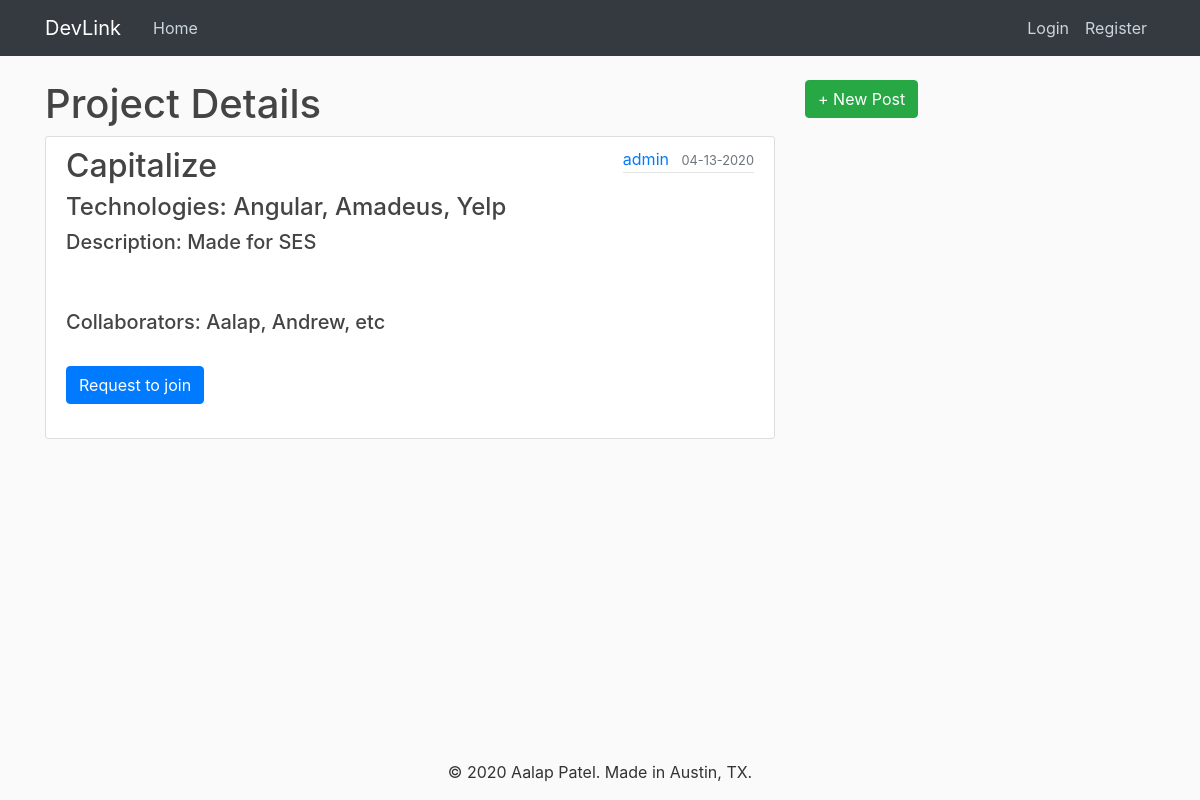
/post/1, run on an earlier commit of the app's database.
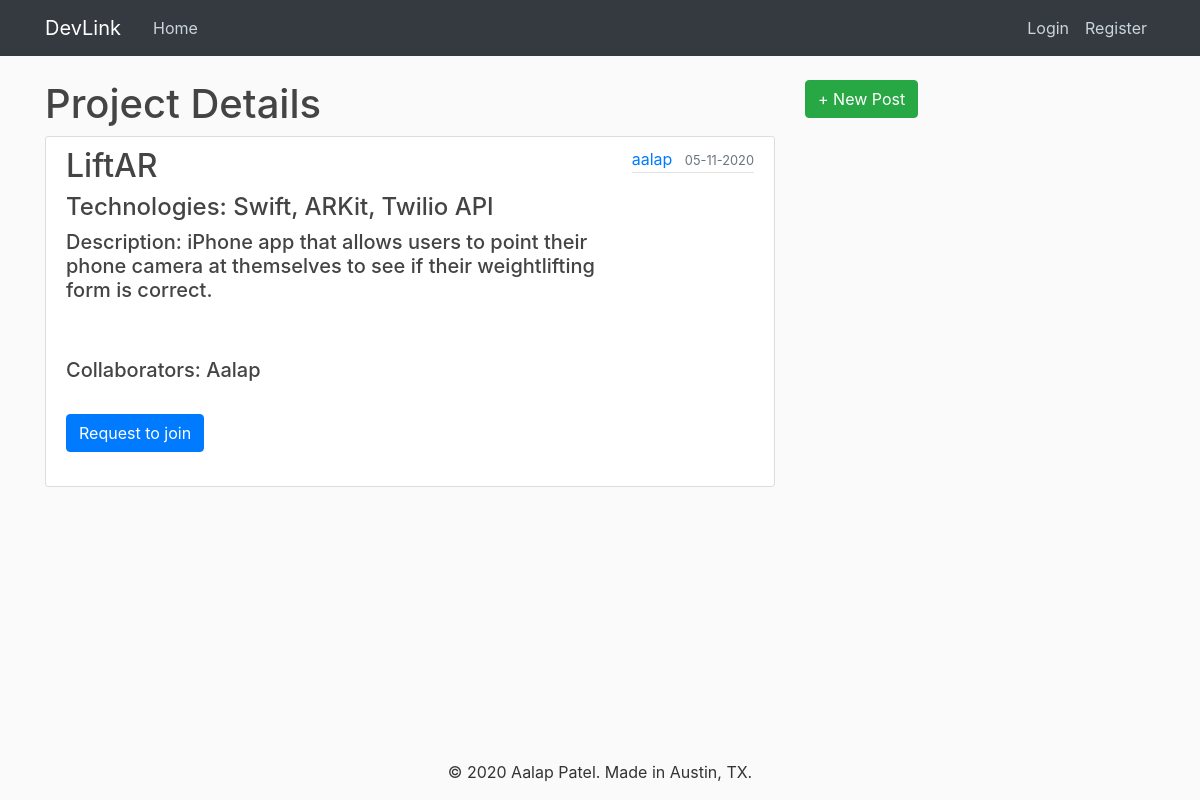
And on a later commit of the database.
### devlink/models.py (models this page shows, shortened)
class Post(db.Model):
    id = db.Column(db.Integer, primary_key=True)
    title = db.Column(db.String(100), nullable=False)
    date_posted = db.Column(db.DateTime, nullable=False,
                            default=datetime.utcnow)
    content = db.Column(db.Text, nullable=False)
    technologies = db.Column(db.Text, nullable=False)
    collaborators = db.Column(db.Text, nullable=False)
    user_id = db.Column(db.Integer, db.ForeignKey('user.id'), nullable=False)

class User(db.Model, UserMixin):
    id = db.Column(db.Integer, primary_key=True)
    username = db.Column(db.String(20), unique=True, nullable=False)
    email = db.Column(db.String(120), unique=True, nullable=False)
    image_file = db.Column(db.String(20), nullable=False,
                           default='default.jpg')
    password = db.Column(db.String(60), nullable=False)
    posts = db.relationship('Post', backref='author', lazy=True)

### devlink/routes.py (the view)
@app.route("/post/<post_id>")
def post(post_id):
    post = Post.query.get_or_404(post_id)
    return render_template('post.html', title=post.title, post=post)

### devlink/templates/post.html (shortened to what this page needs)
{% extends "layout.html" %}
{% block content %}
<h1>Project Details</h1>
        <article class="media content-section">
          <div class="media-body">
            <h2 class="article-title">{{ post.title }}</h2>
            <h4 class="article-content">Technologies: {{ post.technologies }}</h4>
            <h5 class="article-content">Description: {{ post.content }}</h5>
            <br>
            <br>
             <h5 class="article-content">Collaborators: {{ post.collaborators }}</h5>
             <br>
            <a class="btn btn-primary" href="mailto:{{post.author.email}}?Subject=[DevLink]%20Request%20to%20join%20{{post.title}}" target="_top">Request to join</a>
            <br><br>
          </div>
             <div class="article-metadata">
              <a class="mr-2" href="{{ url_for('user_posts', username=post.author.username, page=page_num) }}">{{ post.author.username }}</a>
              <small class="text-muted">{{ post.date_posted.strftime('%m-%d-%Y') }}</small>
          </div>
        </article>
{% endblock content %}

What changed in the data, as far as the page shows it:
changed Post: title "Capitalize" → "LiftAR"; technologies "Angular, Amadeus, Yelp" → "Swift, ARKit, Twilio API"; content "Made for SES" → "iPhone app that allows users to point their phone camera at themselves to see if their weightlifting form is correct."; collaborators "Aalap, Andrew, etc" → "Aalap"; date_posted "04-13-2020" → "05-11-2020"
changed User: author.username "admin" → "aalap"
